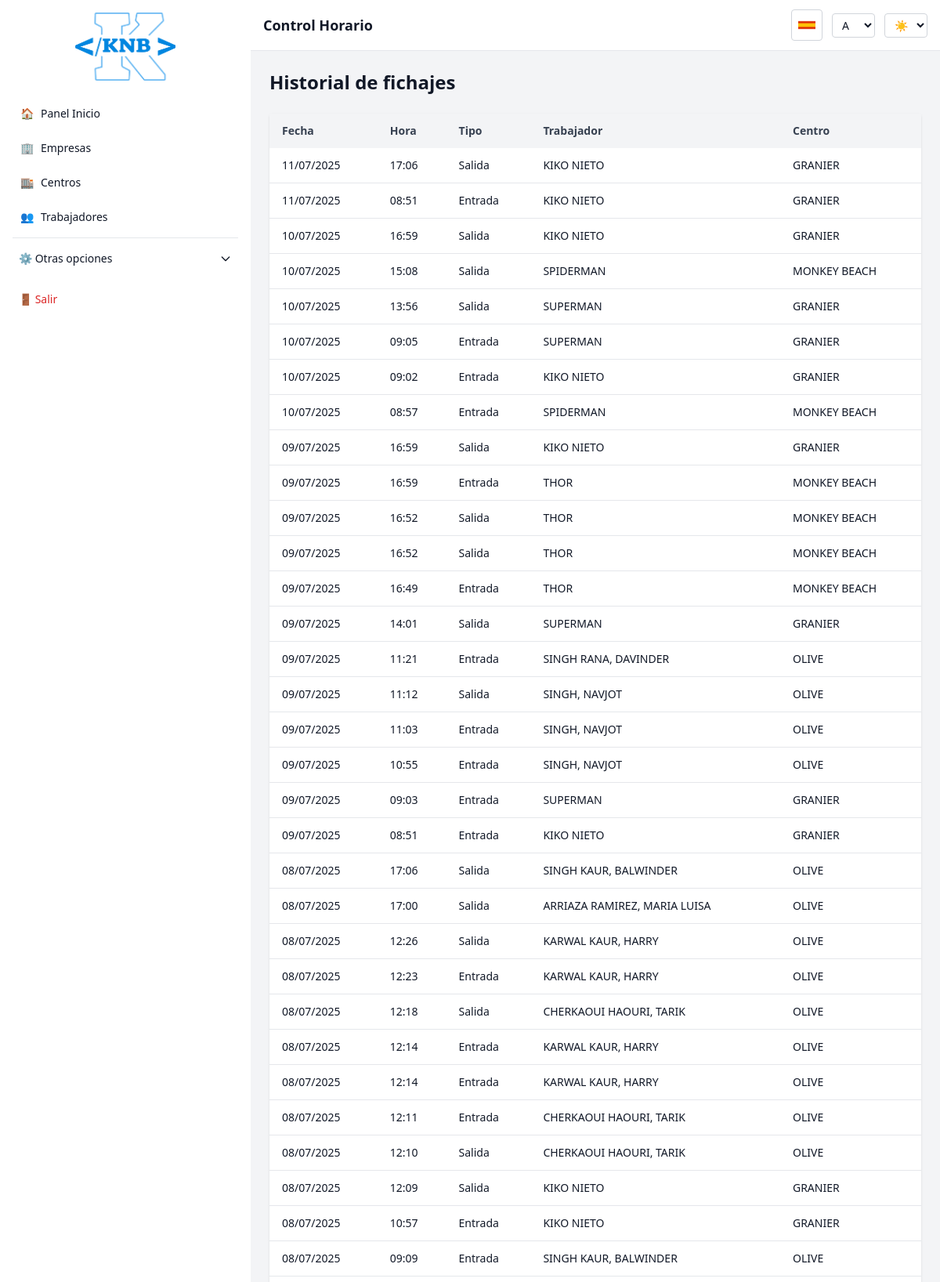
Screenshot of /fichajes/ (signed in, upper part) with the database file from the repository.
### app/models.py (models this page shows)
class Fichaje(db.Model):
    id = db.Column(db.Integer, primary_key=True)
    fecha = db.Column(db.Date, default=datetime.utcnow)
    hora = db.Column(db.Time, default=datetime.utcnow)
    tipo = db.Column(db.String(10))
    trabajador_id = db.Column(
        db.Integer,
        db.ForeignKey('trabajador.id', ondelete='CASCADE'),
        nullable=False
    )

class Trabajador(db.Model):
    id = db.Column(db.Integer, primary_key=True)
    nombre = db.Column(db.String(100), nullable=False)
    email = db.Column(db.String(120))
    telefono = db.Column(db.String(20))
    dni = db.Column(db.String(20), nullable=False)
    pin = db.Column(db.String(5), nullable=False)
    centro_id = db.Column(db.Integer, db.ForeignKey('centro.id'), nullable=True)
    activo = db.Column(db.Boolean, default=True)
    rol = db.Column(db.String(20), default='trabajador')
    nass = db.Column(db.String(20))
    nacionalidad = db.Column(db.String(60))
    genero = db.Column(db.String(10))
    iban = db.Column(db.String(34))
    cursos_asociados = db.relationship('TrabajadorCurso', back_populates='trabajador', cascade="all, delete-orphan")
    centro = db.relationship(
        'Centro',
        backref=db.backref('trabajadores', lazy='joined'),
        lazy='joined'
    )
    fichajes = db.relationship(
        'Fichaje',
        backref='trabajador',
        lazy=True,
        cascade='all, delete-orphan',
        passive_deletes=True
    )
    vacaciones = db.relationship(
        'Vacacion',
        backref='trabajador',
        lazy=True,
        cascade='all, delete-orphan',
        passive_deletes=True
    )
    horarios = db.relationship(
        'Horario',
        backref='trabajador',
        lazy=True,
        cascade='all, delete-orphan',
        passive_deletes=True
    )

class Centro(db.Model):
    id = db.Column(db.Integer, primary_key=True)
    nombre = db.Column(db.String(120), nullable=False)
    empresa_id = db.Column(db.Integer, db.ForeignKey('empresa.id'), nullable=False)
    activo = db.Column(db.Boolean, default=True)
    email = db.Column(db.String(120))
    telefono = db.Column(db.String(30))
    direccion = db.Column(db.String(255))
    codigo_postal = db.Column(db.String(10))
    ccc = db.Column(db.String(50))
    cif = db.Column(db.String(50))
    responsable = db.Column(db.String(120))
    sector = db.Column(db.String(50))
    fecha_creacion = db.Column(db.DateTime, default=datetime.utcnow)
    empresa = db.relationship('Empresa', back_populates='centros')

### app/routes/fichajes.py (the view)
@bp.route('/')
@login_required
def lista_fichajes():
    from sqlalchemy import desc, asc
    sort = request.args.get('sort')
    order = request.args.get('order', 'desc')
    sort_column = {
        'fecha': Fichaje.fecha,
        'hora': Fichaje.hora,
        'tipo': Fichaje.tipo,
        'trabajador': Trabajador.nombre,
        'centro': Trabajador.centro_id
    }.get(sort, Fichaje.fecha)  # default: fecha
    query = db.session.query(Fichaje).join(Fichaje.trabajador)
    if order == 'asc':
        query = query.order_by(asc(sort_column))
    else:
        query = query.order_by(desc(sort_column))
    if sort != 'hora':
        query = query.order_by(sort_column, Fichaje.hora.desc() if order == 'desc' else Fichaje.hora.asc())
    fichajes = query.all()
    return render_template('lista_fichajes.html', fichajes=fichajes)

### templates/lista_fichajes.html (shortened to what this page needs)
{% extends 'base.html' %}
{% block content %}
<h2 class="text-2xl font-semibold mb-6" data-i18n="fichajes.historial">Historial de fichajes</h2>
{% set sort = request.args.get('sort') %}
{% set order = request.args.get('order', 'desc') %}
<table class="min-w-full bg-white dark:bg-gray-800 shadow rounded">
  <thead>
    <tr class="bg-gray-100 dark:bg-gray-700 text-left text-sm font-semibold text-gray-700 dark:text-gray-200">
      <th class="py-3 px-4">
        <a href="{{ url_for('fichajes.lista_fichajes', sort='fecha', order='asc' if sort == 'fecha' and order == 'desc' else 'desc') }}"
          class="flex items-center gap-1">
          <span data-i18n="fichajes.tabla.fecha">Fecha</span> {{ sort_icon('fecha') }}
        </a>
      </th>
      <th class="py-3 px-4">
        <a href="{{ url_for('fichajes.lista_fichajes', sort='hora', order='asc' if sort == 'hora' and order == 'desc' else 'desc') }}"
          class="flex items-center gap-1">
          <span data-i18n="fichajes.tabla.hora">Hora</span> {{ sort_icon('hora') }}
        </a>
      </th>
      <th class="py-3 px-4">
        <a href="{{ url_for('fichajes.lista_fichajes', sort='tipo', order='asc' if sort == 'tipo' and order == 'desc' else 'desc') }}"
          class="flex items-center gap-1" data-i18n-title="fichajes.tabla.tipo_title">
          <span data-i18n="fichajes.tabla.tipo">Tipo</span> {{ sort_icon('tipo') }}
        </a>
      </th>
      <th class="py-3 px-4">
        <a href="{{ url_for('fichajes.lista_fichajes', sort='trabajador', order='asc' if sort == 'trabajador' and order == 'desc' else 'desc') }}"
          class="flex items-center gap-1">
          <span data-i18n="fichajes.tabla.trabajador">Trabajador</span> {{ sort_icon('trabajador') }}
        </a>
      </th>
      <th class="py-3 px-4">
        <a href="{{ url_for('fichajes.lista_fichajes', sort='centro', order='asc' if sort == 'centro' and order == 'desc' else 'desc') }}"
          class="flex items-center gap-1">
          <span data-i18n="fichajes.tabla.centro">Centro</span> {{ sort_icon('centro') }}
        </a>
      </th>
    </tr>
  </thead>
  <tbody class="text-sm divide-y divide-gray-200 dark:divide-gray-700">
    {% for f in fichajes %}
    <tr>
      <td class="py-3 px-4">{{ f.fecha.strftime('%d/%m/%Y') }}</td>
      <td class="py-3 px-4">{{ f.hora.strftime('%H:%M') }}</td>
      <td class="py-3 px-4" data-i18n="fichajes.tipos.{{ f.tipo|capitalize }}">...</td>
      <td class="py-3 px-4">{{ f.trabajador.nombre }}</td>
      <td class="py-3 px-4">{{ f.trabajador.centro.nombre if f.trabajador.centro else '—' }}</td>
    </tr>
    {% endfor %}
  </tbody>
</table>
{% endblock %}

### rows the page displays
Fichaje: fecha "11/07/2025", hora "17:06", trabajador.nombre "KIKO NIETO", trabajador.centro "GRANIER"
Fichaje: fecha "11/07/2025", hora "08:51", trabajador.nombre "KIKO NIETO", trabajador.centro "GRANIER"
Fichaje: fecha "10/07/2025", hora "16:59", trabajador.nombre "KIKO NIETO", trabajador.centro "GRANIER"
Fichaje: fecha "10/07/2025", hora "15:08", trabajador.nombre "SPIDERMAN", trabajador.centro "MONKEY BEACH"
Fichaje: fecha "10/07/2025", hora "13:56", trabajador.nombre "SUPERMAN", trabajador.centro "GRANIER"
Fichaje: fecha "10/07/2025", hora "09:05", trabajador.nombre "SUPERMAN", trabajador.centro "GRANIER"
Fichaje: fecha "10/07/2025", hora "09:02", trabajador.nombre "KIKO NIETO", trabajador.centro "GRANIER"
Fichaje: fecha "10/07/2025", hora "08:57", trabajador.nombre "SPIDERMAN", trabajador.centro "MONKEY BEACH"
Fichaje: fecha "09/07/2025", hora "16:59", trabajador.nombre "KIKO NIETO", trabajador.centro "GRANIER"
Fichaje: fecha "09/07/2025", hora "16:59", trabajador.nombre "THOR", trabajador.centro "MONKEY BEACH"
Fichaje: fecha "09/07/2025", hora "16:52", trabajador.nombre "THOR", trabajador.centro "MONKEY BEACH"
Fichaje: fecha "09/07/2025", hora "16:52", trabajador.nombre "THOR", trabajador.centro "MONKEY BEACH"
Fichaje: fecha "09/07/2025", hora "16:49", trabajador.nombre "THOR", trabajador.centro "MONKEY BEACH"
Fichaje: fecha "09/07/2025", hora "14:01", trabajador.nombre "SUPERMAN", trabajador.centro "GRANIER"
Fichaje: fecha "09/07/2025", hora "11:21", trabajador.nombre "SINGH RANA, DAVINDER", trabajador.centro "OLIVE"
Fichaje: fecha "09/07/2025", hora "11:12", trabajador.nombre "SINGH, NAVJOT", trabajador.centro "OLIVE"
Fichaje: fecha "09/07/2025", hora "11:03", trabajador.nombre "SINGH, NAVJOT", trabajador.centro "OLIVE"
Fichaje: fecha "09/07/2025", hora "10:55", trabajador.nombre "SINGH, NAVJOT", trabajador.centro "OLIVE"
Fichaje: fecha "09/07/2025", hora "09:03", trabajador.nombre "SUPERMAN", trabajador.centro "GRANIER"
Fichaje: fecha "09/07/2025", hora "08:51", trabajador.nombre "KIKO NIETO", trabajador.centro "GRANIER"
Fichaje: fecha "08/07/2025", hora "17:06", trabajador.nombre "SINGH KAUR, BALWINDER", trabajador.centro "OLIVE"
Fichaje: fecha "08/07/2025", hora "17:00", trabajador.nombre "ARRIAZA RAMIREZ, MARIA LUISA", trabajador.centro "OLIVE"
Fichaje: fecha "08/07/2025", hora "12:26", trabajador.nombre "KARWAL KAUR, HARRY", trabajador.centro "OLIVE"
Fichaje: fecha "08/07/2025", hora "12:23", trabajador.nombre "KARWAL KAUR, HARRY", trabajador.centro "OLIVE"
Fichaje: fecha "08/07/2025", hora "12:18", trabajador.nombre "CHERKAOUI HAOURI, TARIK", trabajador.centro "OLIVE"
Fichaje: fecha "08/07/2025", hora "12:14", trabajador.nombre "KARWAL KAUR, HARRY", trabajador.centro "OLIVE"
Fichaje: fecha "08/07/2025", hora "12:14", trabajador.nombre "KARWAL KAUR, HARRY", trabajador.centro "OLIVE"
Fichaje: fecha "08/07/2025", hora "12:11", trabajador.nombre "CHERKAOUI HAOURI, TARIK", trabajador.centro "OLIVE"
Fichaje: fecha "08/07/2025", hora "12:10", trabajador.nombre "CHERKAOUI HAOURI, TARIK", trabajador.centro "OLIVE"
Fichaje: fecha "08/07/2025", hora "12:09", trabajador.nombre "KIKO NIETO", trabajador.centro "GRANIER"
Fichaje: fecha "08/07/2025", hora "10:57", trabajador.nombre "KIKO NIETO", trabajador.centro "GRANIER"
Fichaje: fecha "08/07/2025", hora "09:09", trabajador.nombre "SINGH KAUR, BALWINDER", trabajador.centro "OLIVE"
